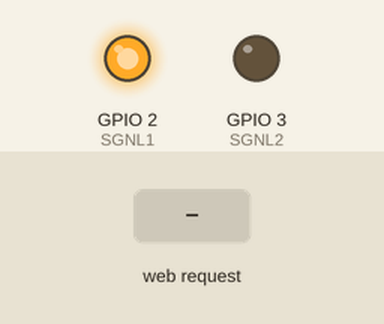
This sketch was run on a simulated ESP8266 (NodeMCU). Shown: output pins drawn as LEDs (lit = HIGH). The inputs (shaded band) are chosen by the test bench. WiFi joins after 1.5 s; servers stay silent unless stated; what the sketch prints to the serial monitor is not drawn.

Above: at 2.7 s.
2.8 s: HTTP request GET /ledOn received
At 3.8 s:
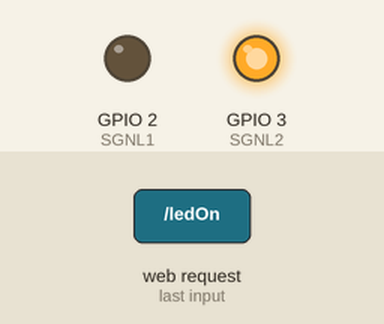
5.8 s: HTTP request GET /ledOff received
At 6.1 s:
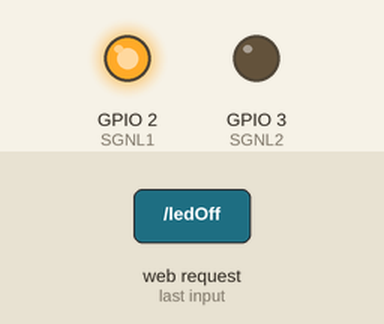
Timing chart, 0 to 8.8 s (numbered marks = the images above; inputs shaded):
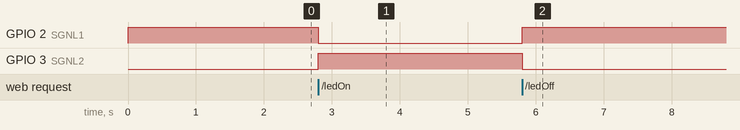

Measured:
- after the input at 2.8 s, GPIO 2 (SGNL1): HIGH → LOW at once; GPIO 3 (SGNL2): LOW → HIGH at once
- after the input at 5.8 s, GPIO 2 (SGNL1): LOW → HIGH at once; GPIO 3 (SGNL2): HIGH → LOW at once

The sketch:

water_valve.ino
```cpp
#include <ESP8266WiFi.h>
#include <WiFiClient.h>

//ESP Web Server Library to host a web page
#include <ESP8266WebServer.h>

//---------------------------------------------------------------
//Our HTML webpage contents in program memory
const char MAIN_page[] PROGMEM = R"=====(
<!DOCTYPE html>
<html>
<body>
<center>
<h1>WiFi LED on off demo: 1</h1><br>
Ciclk to turn <a href="ledOn">LED ON</a><br>
Ciclk to turn <a href="ledOff">LED OFF</a><br>
<hr>
</center>

</body>
</html>
)=====";
//---------------------------------------------------------------
//On board LED Connected to GPIO2
#define SGNL1 2
#define SGNL2 3

//SSID and Password of your WiFi router
const char* ssid = "SK";
const char* password = "SK12345678";

//Declare a global object variable from the ESP8266WebServer class.
ESP8266WebServer server(80); //Server on port 80

//===============================================================
// This routine is executed when you open its IP in browser
//===============================================================
void handleRoot() {
 Serial.println("You called root page");
 String s = MAIN_page; //Read HTML contents
 server.send(200, "text/html", s); //Send web page
}

void handleLEDon() {
 Serial.println("LED on page");
 digitalWrite(SGNL1,LOW);
 digitalWrite(SGNL2,HIGH);//LED is connected in reverse
 server.send(200, "text/html", "LED is ON"); //Send ADC value only to client ajax request
}

void handleLEDoff() {
 Serial.println("LED off page");
digitalWrite(SGNL1,HIGH);
 digitalWrite(SGNL2,LOW); //LED off
 server.send(200, "text/html", "LED is OFF"); //Send ADC value only to client ajax request
}
//==============================================================
//                  SETUP
//==============================================================
void setup(void){
  Serial.begin(115200);

  WiFi.begin(ssid, password);     //Connect to your WiFi router
  Serial.println("");

  //Onboard LED port Direction output
  pinMode(SGNL2,OUTPUT);
  pinMode(SGNL1,OUTPUT);
  //Power on LED state off
  digitalWrite(SGNL1,HIGH);
  digitalWrite(SGNL2,LOW);

  // Wait for connection
  while (WiFi.status() != WL_CONNECTED) {
    delay(500);
    Serial.print(".");
  }

  //If connection successful show IP address in serial monitor
  Serial.println("");
  Serial.print("Connected to ");
  Serial.println(ssid);
  Serial.print("IP address: ");
  Serial.println(WiFi.localIP());  //IP address assigned to your ESP

  server.on("/", handleRoot);      //Which routine to handle at root location. This is display page
  server.on("/ledOn", handleLEDon); //as Per  <a href="ledOn">, Subroutine to be called
  server.on("/ledOff", handleLEDoff);

  server.begin();                  //Start server
  Serial.println("HTTP server started");
}
//==============================================================
//                     LOOP
//==============================================================
void loop(void){
  server.handleClient();          //Handle client requests
}
```
